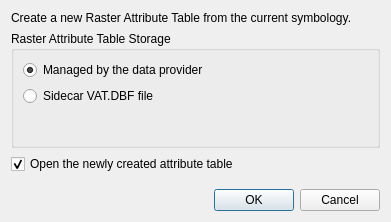
<?xml version="1.0" encoding="UTF-8"?>
<ui version="4.0">
 <class>QgsCreateRasterAttributeTableDialogBase</class>
 <widget class="QDialog" name="QgsCreateRasterAttributeTableDialogBase">
  <property name="geometry">
   <rect>
    <x>0</x>
    <y>0</y>
    <width>391</width>
    <height>222</height>
   </rect>
  </property>
  <property name="windowTitle">
   <string>Raster Attribute Table</string>
  </property>
  <layout class="QVBoxLayout" name="verticalLayout">
   <item>
    <widget class="QLabel" name="mCreateInfoLabel">
     <property name="text">
      <string>&lt;html&gt;&lt;head/&gt;&lt;body&gt;&lt;p&gt;Create a new Raster Attribute Table from the current symbology.&lt;/p&gt;&lt;/body&gt;&lt;/html&gt;</string>
     </property>
     <property name="wordWrap">
      <bool>true</bool>
     </property>
    </widget>
   </item>
   <item>
    <widget class="QGroupBox" name="groupBox">
     <property name="title">
      <string>Raster Attribute Table Storage</string>
     </property>
     <layout class="QGridLayout" name="gridLayout">
      <item row="0" column="0">
       <widget class="QRadioButton" name="mNativeRadioButton">
        <property name="toolTip">
         <string>&lt;html&gt;&lt;head/&gt;&lt;body&gt;&lt;p&gt;This method will save the attribute table using the data provider, &lt;/p&gt;&lt;p&gt;overwriting any existing attribute table for the raster band used&lt;/p&gt;&lt;p&gt;by the current style.&lt;/p&gt;&lt;p&gt;&lt;br/&gt;&lt;/p&gt;&lt;p&gt;Depending on the data provider and the raster file format, the &lt;/p&gt;&lt;p&gt;attribute table will be embedded in the main raster file or saved&lt;/p&gt;&lt;p&gt; into a sidecar file manged by the data provider.&lt;/p&gt;&lt;p&gt;&lt;br/&gt;&lt;/p&gt;&lt;/body&gt;&lt;/html&gt;</string>
        </property>
        <property name="text">
         <string>Managed by the data provider</string>
        </property>
        <property name="checked">
         <bool>true</bool>
        </property>
       </widget>
      </item>
      <item row="1" column="0">
       <widget class="QRadioButton" name="mDbfRadioButton">
        <property name="toolTip">
         <string>&lt;html&gt;&lt;head/&gt;&lt;body&gt;&lt;p&gt;This method will save the attribute table into a sidecar VAT.DBF file.&lt;/p&gt;&lt;p&gt;&lt;br/&gt;&lt;/p&gt;&lt;p&gt;The resulting file will not be associated with any particular band.&lt;/p&gt;&lt;/body&gt;&lt;/html&gt;</string>
        </property>
        <property name="text">
         <string>Sidecar VAT.DBF file</string>
        </property>
       </widget>
      </item>
      <item row="2" column="0">
       <widget class="QgsFileWidget" name="mDbfPathWidget" native="true">
        <property name="minimumSize">
         <size>
          <width>180</width>
          <height>24</height>
         </size>
        </property>
       </widget>
      </item>
     </layout>
    </widget>
   </item>
   <item>
    <widget class="QCheckBox" name="mOpenRat">
     <property name="text">
      <string>Open the newly created attribute table</string>
     </property>
     <property name="checked">
      <bool>true</bool>
     </property>
    </widget>
   </item>
   <item>
    <spacer name="verticalSpacer">
     <property name="orientation">
      <enum>Qt::Vertical</enum>
     </property>
     <property name="sizeHint" stdset="0">
      <size>
       <width>20</width>
       <height>40</height>
      </size>
     </property>
    </spacer>
   </item>
   <item>
    <widget class="QDialogButtonBox" name="mButtonBox">
     <property name="standardButtons">
      <set>QDialogButtonBox::Cancel|QDialogButtonBox::Ok</set>
     </property>
    </widget>
   </item>
  </layout>
 </widget>
 <customwidgets>
  <customwidget>
   <class>QgsFileWidget</class>
   <extends>QWidget</extends>
   <header>qgsfilewidget.h</header>
   <container>1</container>
  </customwidget>
 </customwidgets>
 <resources/>
 <connections/>
</ui>
